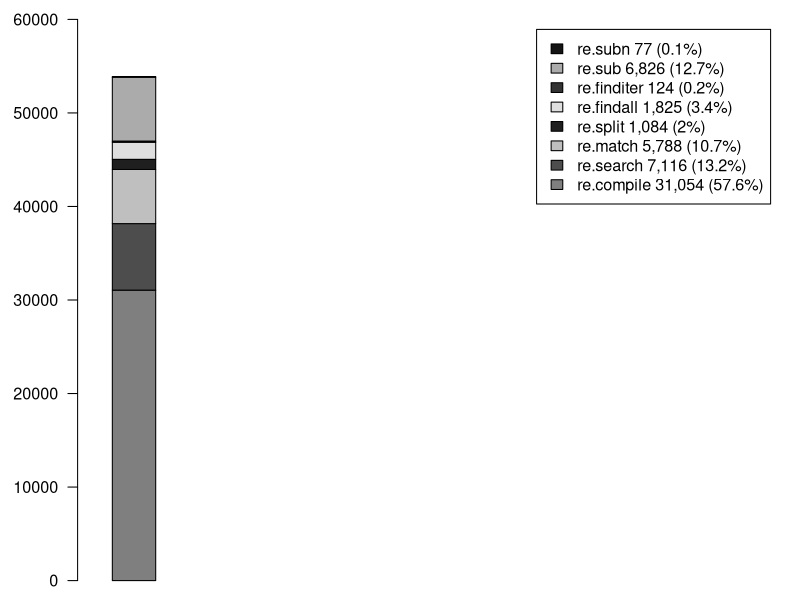
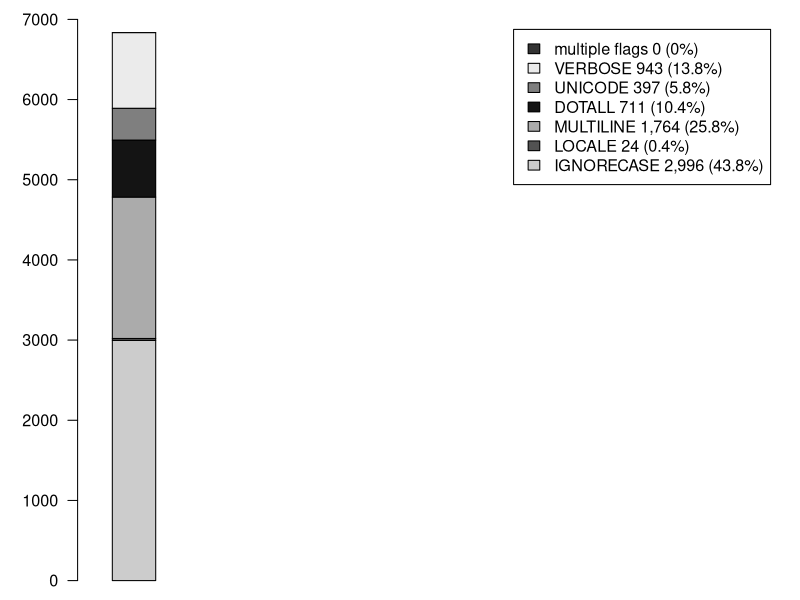
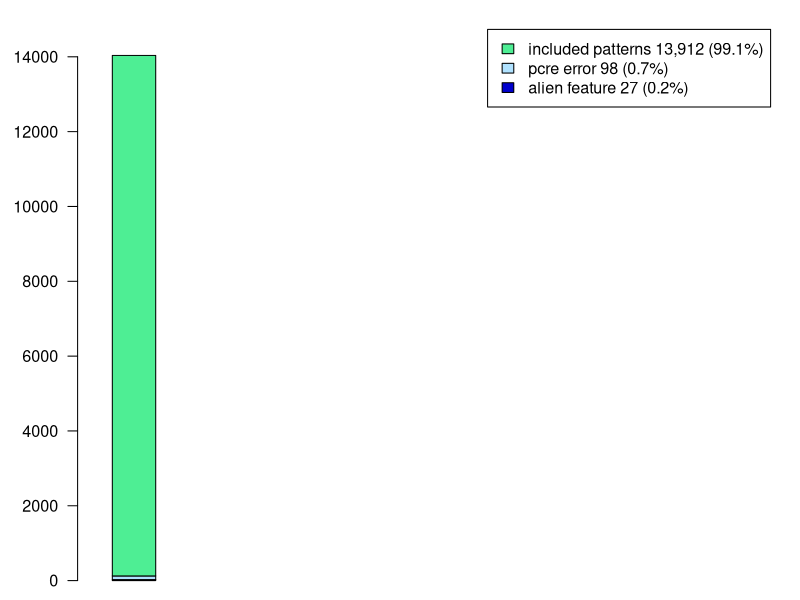

These charts were generated, in order, by the following R code:

setEPS()
postscript("/Users/carlchapman/Documents/SoftwareProjects/tour_de_source/analysis/analysis_output/partFunctions.eps",width=5,height=2.1)
par(mar=c(1,4,1,1), cex=0.97)
M_partFunctions = matrix(c(31054,7116,5788,1084,1825,124,6826,77),ncol=1,byrow=T)
rownames(M_partFunctions)=c("re.compile 31,054 (57.6%)","re.search 7,116 (13.2%)","re.match 5,788 (10.7%)","re.split 1,084 (2%)","re.findall 1,825 (3.4%)","re.finditer 124 (0.2%)","re.sub 6,826 (12.7%)","re.subn 77 (0.1%)")
barplot(M_partFunctions,legend=rownames(M_partFunctions),col=c("gray50","gray30","gray75","gray12","gray87","gray20","gray67","gray8"),xlim=c(0,9),width=0.6,ylim = range(pretty(c(0, 53894))),las=1)
dev.off()
setEPS()
postscript("/Users/carlchapman/Documents/SoftwareProjects/tour_de_source/analysis/analysis_output/partFlags.eps",width=5,height=2.1)
par(mar=c(1,4,1,1), cex=0.97)
M_partFlags = matrix(c(2996,24,1764,711,397,943,0),ncol=1,byrow=T)
rownames(M_partFlags)=c("IGNORECASE 2,996 (43.8%)","LOCALE 24 (0.4%)","MULTILINE 1,764 (25.8%)","DOTALL 711 (10.4%)","UNICODE 397 (5.8%)","VERBOSE 943 (13.8%)","multiple flags 0 (0%)")
barplot(M_partFlags,legend=rownames(M_partFlags),col=c("gray80","gray32","gray67","gray8","gray50","gray92","grey20"),xlim=c(0,9),width=0.6,ylim = range(pretty(c(0, 6835))),las=1)
dev.off()

setEPS()
postscript("/Users/carlchapman/Documents/SoftwareProjects/tour_de_source/analysis/analysis_output/patternFiltering.eps",width=3.5,height=2)
par(mar=c(1,4,1,1), cex=0.97)
M_patternFiltering = matrix(c(27,98,13912),ncol=1,byrow=T)
rownames(M_patternFiltering)=c("alien feature 27 (0.2%)","pcre error 98 (0.7%)","included patterns 13,912 (99.1%)")
barplot(M_patternFiltering,legend=rownames(M_patternFiltering),col=c("mediumblue","lightskyblue1","seagreen2"),xlim=c(0,9),width=0.6,ylim = range(pretty(c(0, 14037))),las=1)
dev.off()
